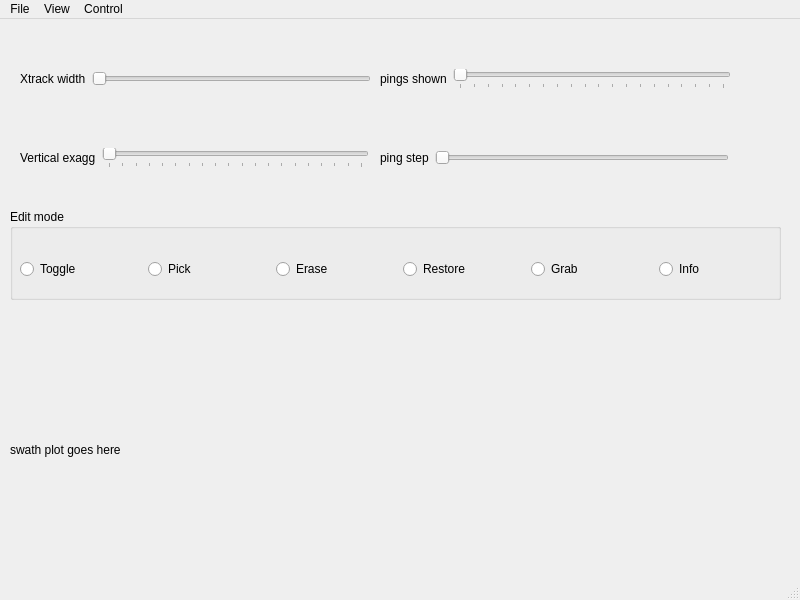
<?xml version="1.0" encoding="UTF-8"?>
<ui version="4.0">
 <class>MainWindow</class>
 <widget class="QMainWindow" name="MainWindow">
  <property name="geometry">
   <rect>
    <x>0</x>
    <y>0</y>
    <width>800</width>
    <height>600</height>
   </rect>
  </property>
  <property name="windowTitle">
   <string>MainWindow</string>
  </property>
  <widget class="QWidget" name="centralwidget">
   <widget class="QGroupBox" name="groupBox">
    <property name="geometry">
     <rect>
      <x>10</x>
      <y>190</y>
      <width>771</width>
      <height>91</height>
     </rect>
    </property>
    <property name="title">
     <string>Edit mode</string>
    </property>
    <widget class="QWidget" name="horizontalLayoutWidget">
     <property name="geometry">
      <rect>
       <x>10</x>
       <y>20</y>
       <width>761</width>
       <height>81</height>
      </rect>
     </property>
     <layout class="QHBoxLayout" name="horizontalLayout">
      <item>
       <widget class="QRadioButton" name="radioButton_2">
        <property name="text">
         <string>Toggle</string>
        </property>
       </widget>
      </item>
      <item>
       <widget class="QRadioButton" name="radioButton">
        <property name="text">
         <string>Pick</string>
        </property>
       </widget>
      </item>
      <item>
       <widget class="QRadioButton" name="radioButton_5">
        <property name="text">
         <string>Erase</string>
        </property>
       </widget>
      </item>
      <item>
       <widget class="QRadioButton" name="radioButton_4">
        <property name="text">
         <string>Restore</string>
        </property>
       </widget>
      </item>
      <item>
       <widget class="QRadioButton" name="radioButton_6">
        <property name="text">
         <string>Grab</string>
        </property>
       </widget>
      </item>
      <item>
       <widget class="QRadioButton" name="radioButton_3">
        <property name="text">
         <string>Info</string>
        </property>
       </widget>
      </item>
     </layout>
    </widget>
   </widget>
   <widget class="QWidget" name="verticalLayoutWidget">
    <property name="geometry">
     <rect>
      <x>20</x>
      <y>20</y>
      <width>351</width>
      <height>80</height>
     </rect>
    </property>
    <layout class="QVBoxLayout" name="verticalLayout">
     <item>
      <layout class="QHBoxLayout" name="horizontalLayout_2">
       <item>
        <widget class="QLabel" name="label">
         <property name="text">
          <string>Xtrack width</string>
         </property>
        </widget>
       </item>
       <item>
        <widget class="QSlider" name="xtrackWidthSlider">
         <property name="minimum">
          <number>1</number>
         </property>
         <property name="maximum">
          <number>300</number>
         </property>
         <property name="orientation">
          <enum>Qt::Horizontal</enum>
         </property>
        </widget>
       </item>
      </layout>
     </item>
    </layout>
   </widget>
   <widget class="QWidget" name="verticalLayoutWidget_2">
    <property name="geometry">
     <rect>
      <x>380</x>
      <y>20</y>
      <width>351</width>
      <height>80</height>
     </rect>
    </property>
    <layout class="QVBoxLayout" name="verticalLayout_2">
     <item>
      <layout class="QHBoxLayout" name="horizontalLayout_3">
       <item>
        <widget class="QLabel" name="label_2">
         <property name="text">
          <string>pings shown</string>
         </property>
        </widget>
       </item>
       <item>
        <widget class="QSlider" name="nPingsShowSlider">
         <property name="mouseTracking">
          <bool>true</bool>
         </property>
         <property name="toolTip">
          <string>#pings to show</string>
         </property>
         <property name="accessibleName">
          <string>#pings to show</string>
         </property>
         <property name="minimum">
          <number>1</number>
         </property>
         <property name="maximum">
          <number>20</number>
         </property>
         <property name="orientation">
          <enum>Qt::Horizontal</enum>
         </property>
         <property name="tickPosition">
          <enum>QSlider::TicksBelow</enum>
         </property>
         <property name="tickInterval">
          <number>1</number>
         </property>
        </widget>
       </item>
      </layout>
     </item>
    </layout>
   </widget>
   <widget class="QWidget" name="horizontalLayoutWidget_4">
    <property name="geometry">
     <rect>
      <x>20</x>
      <y>100</y>
      <width>349</width>
      <height>78</height>
     </rect>
    </property>
    <layout class="QHBoxLayout" name="horizontalLayout_4">
     <item>
      <widget class="QLabel" name="label_3">
       <property name="text">
        <string>Vertical exagg</string>
       </property>
      </widget>
     </item>
     <item>
      <widget class="QSlider" name="vertExaggSlider">
       <property name="minimum">
        <number>1</number>
       </property>
       <property name="maximum">
        <number>20</number>
       </property>
       <property name="orientation">
        <enum>Qt::Horizontal</enum>
       </property>
       <property name="tickPosition">
        <enum>QSlider::TicksBelow</enum>
       </property>
       <property name="tickInterval">
        <number>1</number>
       </property>
      </widget>
     </item>
    </layout>
   </widget>
   <widget class="QWidget" name="horizontalLayoutWidget_5">
    <property name="geometry">
     <rect>
      <x>380</x>
      <y>100</y>
      <width>349</width>
      <height>78</height>
     </rect>
    </property>
    <layout class="QHBoxLayout" name="horizontalLayout_5">
     <item>
      <widget class="QLabel" name="label_4">
       <property name="text">
        <string>ping step</string>
       </property>
      </widget>
     </item>
     <item>
      <widget class="QSlider" name="pingStepSlider">
       <property name="minimum">
        <number>1</number>
       </property>
       <property name="maximum">
        <number>20</number>
       </property>
       <property name="orientation">
        <enum>Qt::Horizontal</enum>
       </property>
      </widget>
     </item>
    </layout>
   </widget>
   <widget class="QLabel" name="swathCanvas">
    <property name="geometry">
     <rect>
      <x>10</x>
      <y>280</y>
      <width>601</width>
      <height>301</height>
     </rect>
    </property>
    <property name="text">
     <string>swath plot goes here</string>
    </property>
   </widget>
  </widget>
  <widget class="QMenuBar" name="menubar">
   <property name="geometry">
    <rect>
     <x>0</x>
     <y>0</y>
     <width>800</width>
     <height>22</height>
    </rect>
   </property>
   <widget class="QMenu" name="menuFile">
    <property name="title">
     <string>File</string>
    </property>
    <addaction name="actionOpen_swath_file"/>
    <addaction name="actionShow_available_swath_files"/>
    <addaction name="actionExit"/>
   </widget>
   <widget class="QMenu" name="menuView">
    <property name="title">
     <string>View</string>
    </property>
    <widget class="QMenu" name="menuAncillary_data">
     <property name="title">
      <string>Ancillary data</string>
     </property>
     <addaction name="actionNone"/>
     <addaction name="actionTime"/>
     <addaction name="actionInterval"/>
     <addaction name="actionLatitude"/>
     <addaction name="actionLongitude"/>
     <addaction name="actionHeading"/>
     <addaction name="actionSpeed"/>
     <addaction name="actionDepth"/>
     <addaction name="actionAltitude"/>
     <addaction name="actionSensor_depth"/>
     <addaction name="actionRoll"/>
     <addaction name="actionPitch"/>
     <addaction name="actionHeave"/>
    </widget>
    <widget class="QMenu" name="menuSlice">
     <property name="title">
      <string>Slice</string>
     </property>
     <addaction name="actionWaterfall_2"/>
     <addaction name="actionAlong_track_2"/>
     <addaction name="actionAcross_track_2"/>
    </widget>
    <widget class="QMenu" name="menuColor_coding">
     <property name="title">
      <string>Color-coding</string>
     </property>
     <addaction name="actionBottom_detect_algorithm"/>
     <addaction name="actionPulse_source"/>
     <addaction name="actionFlag_state"/>
    </widget>
    <addaction name="actionShow_flagged_soundings"/>
    <addaction name="actionShow_flagged_profile"/>
    <addaction name="menuAncillary_data"/>
    <addaction name="menuSlice"/>
    <addaction name="menuColor_coding"/>
   </widget>
   <widget class="QMenu" name="menuControl">
    <property name="title">
     <string>Control</string>
    </property>
    <addaction name="actionGo_to_specified_time"/>
    <addaction name="actionBuffer_controls"/>
    <addaction name="actionAnnotate"/>
    <addaction name="actionFilters"/>
    <addaction name="actionReverse_right_left_key_macros"/>
    <addaction name="actionReverse_mouse_buttons"/>
   </widget>
   <addaction name="menuFile"/>
   <addaction name="menuView"/>
   <addaction name="menuControl"/>
  </widget>
  <widget class="QStatusBar" name="statusbar"/>
  <action name="actionFile_selection_list">
   <property name="text">
    <string>Show available swath files</string>
   </property>
  </action>
  <action name="actionWaterfall">
   <property name="checkable">
    <bool>true</bool>
   </property>
   <property name="text">
    <string>Waterfall</string>
   </property>
  </action>
  <action name="actionAlong_track">
   <property name="checkable">
    <bool>true</bool>
   </property>
   <property name="text">
    <string>Along track</string>
   </property>
  </action>
  <action name="actionCross_track">
   <property name="checkable">
    <bool>true</bool>
   </property>
   <property name="text">
    <string>Cross track</string>
   </property>
  </action>
  <action name="actionGo_to_specified_time">
   <property name="text">
    <string>Go to specified time...</string>
   </property>
  </action>
  <action name="actionBuffer_controls">
   <property name="text">
    <string>Buffer controls...</string>
   </property>
  </action>
  <action name="actionAnnotate">
   <property name="text">
    <string>Annotate...</string>
   </property>
  </action>
  <action name="actionFilters">
   <property name="text">
    <string>Filters...</string>
   </property>
  </action>
  <action name="actionReverse_right_left_key_macros">
   <property name="text">
    <string>Reverse right/left key macros</string>
   </property>
  </action>
  <action name="actionReverse_mouse_buttons">
   <property name="text">
    <string>Reverse mouse buttons</string>
   </property>
  </action>
  <action name="actionShow_available_swath_files">
   <property name="text">
    <string>Show available swath files</string>
   </property>
  </action>
  <action name="actionOpen_swath_file">
   <property name="text">
    <string>Open swath file</string>
   </property>
  </action>
  <action name="actionExit">
   <property name="text">
    <string>Exit</string>
   </property>
  </action>
  <action name="actionShow_flagged_soundings">
   <property name="checkable">
    <bool>true</bool>
   </property>
   <property name="text">
    <string>Show flagged soundings</string>
   </property>
  </action>
  <action name="actionShow_flagged_profile">
   <property name="checkable">
    <bool>true</bool>
   </property>
   <property name="text">
    <string>Show flagged profile</string>
   </property>
  </action>
  <action name="actionShow_flag_states">
   <property name="text">
    <string>Show flag states</string>
   </property>
  </action>
  <action name="actionShow_bottom_detect_algorithm">
   <property name="text">
    <string>Show bottom detect algorithm</string>
   </property>
  </action>
  <action name="actionShow_pulse_source">
   <property name="text">
    <string>Show pulse source</string>
   </property>
  </action>
  <action name="actionNone">
   <property name="checkable">
    <bool>true</bool>
   </property>
   <property name="checked">
    <bool>true</bool>
   </property>
   <property name="text">
    <string>None</string>
   </property>
  </action>
  <action name="actionTime">
   <property name="checkable">
    <bool>true</bool>
   </property>
   <property name="text">
    <string>Time</string>
   </property>
  </action>
  <action name="actionInterval">
   <property name="checkable">
    <bool>true</bool>
   </property>
   <property name="text">
    <string>Interval</string>
   </property>
  </action>
  <action name="actionLatitude">
   <property name="checkable">
    <bool>true</bool>
   </property>
   <property name="text">
    <string>Latitude</string>
   </property>
  </action>
  <action name="actionLongitude">
   <property name="checkable">
    <bool>true</bool>
   </property>
   <property name="text">
    <string>Longitude</string>
   </property>
  </action>
  <action name="actionHeading">
   <property name="checkable">
    <bool>true</bool>
   </property>
   <property name="text">
    <string>Heading</string>
   </property>
  </action>
  <action name="actionSpeed">
   <property name="checkable">
    <bool>true</bool>
   </property>
   <property name="text">
    <string>Speed</string>
   </property>
  </action>
  <action name="actionDepth">
   <property name="checkable">
    <bool>true</bool>
   </property>
   <property name="text">
    <string>Depth</string>
   </property>
  </action>
  <action name="actionAltitude">
   <property name="checkable">
    <bool>true</bool>
   </property>
   <property name="text">
    <string>Altitude</string>
   </property>
  </action>
  <action name="actionSensor_depth">
   <property name="checkable">
    <bool>true</bool>
   </property>
   <property name="text">
    <string>Sensor depth</string>
   </property>
  </action>
  <action name="actionRoll">
   <property name="checkable">
    <bool>true</bool>
   </property>
   <property name="text">
    <string>Roll</string>
   </property>
  </action>
  <action name="actionPitch">
   <property name="checkable">
    <bool>true</bool>
   </property>
   <property name="text">
    <string>Pitch</string>
   </property>
  </action>
  <action name="actionHeave">
   <property name="checkable">
    <bool>true</bool>
   </property>
   <property name="text">
    <string>Heave</string>
   </property>
  </action>
  <action name="actionWaterfall_2">
   <property name="checkable">
    <bool>true</bool>
   </property>
   <property name="checked">
    <bool>true</bool>
   </property>
   <property name="text">
    <string>Waterfall</string>
   </property>
  </action>
  <action name="actionAlong_track_2">
   <property name="checkable">
    <bool>true</bool>
   </property>
   <property name="text">
    <string>Along track</string>
   </property>
  </action>
  <action name="actionAcross_track_2">
   <property name="checkable">
    <bool>true</bool>
   </property>
   <property name="text">
    <string>Across track</string>
   </property>
  </action>
  <action name="actionBottom_detect_algorithm">
   <property name="checkable">
    <bool>true</bool>
   </property>
   <property name="checked">
    <bool>true</bool>
   </property>
   <property name="text">
    <string>Bottom detect algorithm</string>
   </property>
  </action>
  <action name="actionPulse_source">
   <property name="checkable">
    <bool>true</bool>
   </property>
   <property name="text">
    <string>Pulse source</string>
   </property>
  </action>
  <action name="actionFlag_state">
   <property name="checkable">
    <bool>true</bool>
   </property>
   <property name="text">
    <string>Flag state</string>
   </property>
  </action>
 </widget>
 <resources/>
 <connections/>
</ui>
